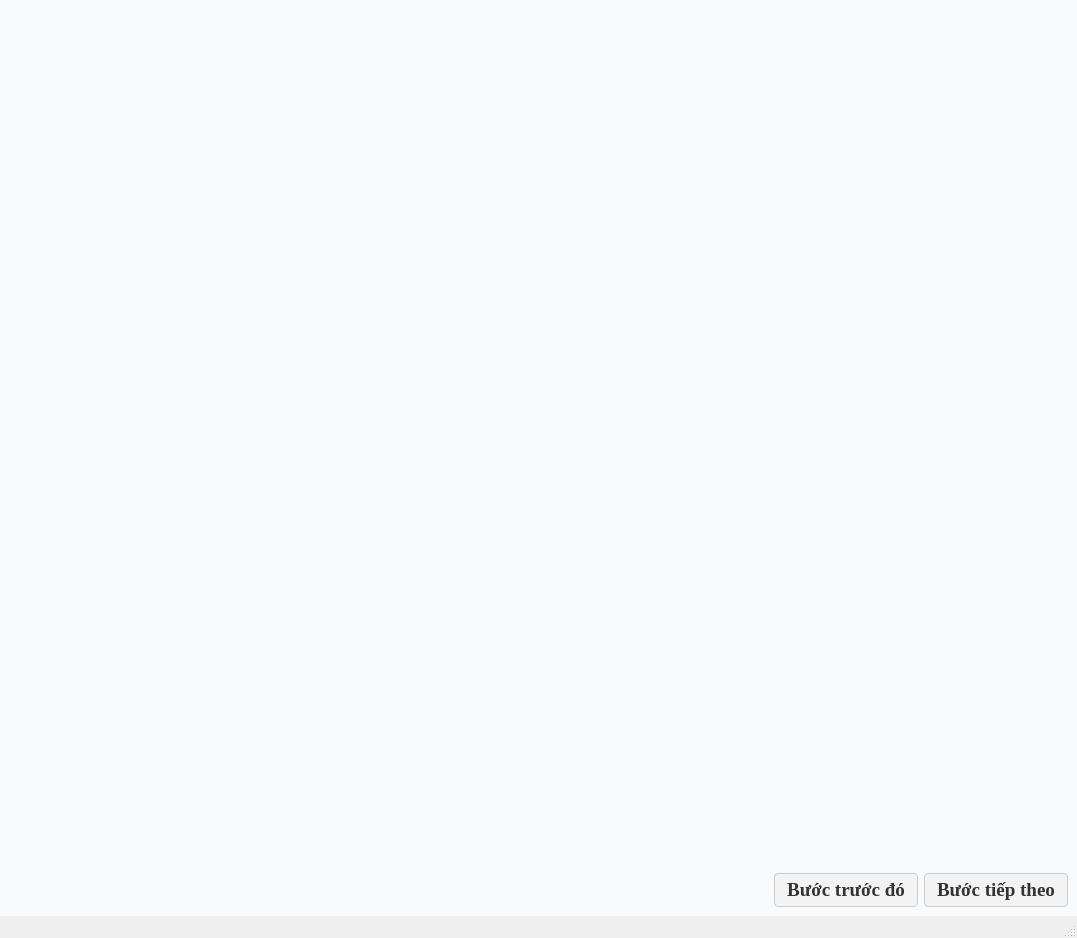
<?xml version="1.0" encoding="UTF-8"?>
<ui version="4.0">
 <class>WdShowImage</class>
 <widget class="QMainWindow" name="WdShowImage">
  <property name="geometry">
   <rect>
    <x>0</x>
    <y>0</y>
    <width>1077</width>
    <height>938</height>
   </rect>
  </property>
  <property name="windowTitle">
   <string>MainWindow</string>
  </property>
  <widget class="QWidget" name="centralwidget">
   <property name="styleSheet">
    <string notr="true">background-color: #f8fafc;</string>
   </property>
   <layout class="QVBoxLayout" name="verticalLayout">
    <item>
     <widget class="QCustomPlot" name="plot" native="true"/>
    </item>
    <item>
     <layout class="QHBoxLayout" name="horizontalLayout_2">
      <item>
       <spacer name="horizontalSpacer">
        <property name="orientation">
         <enum>Qt::Horizontal</enum>
        </property>
        <property name="sizeHint" stdset="0">
         <size>
          <width>40</width>
          <height>20</height>
         </size>
        </property>
       </spacer>
      </item>
      <item>
       <layout class="QHBoxLayout" name="horizontalLayout">
        <item>
         <widget class="QPushButton" name="btnPrev">
          <property name="minimumSize">
           <size>
            <width>60</width>
            <height>12</height>
           </size>
          </property>
          <property name="font">
           <font>
            <family>Tinos</family>
            <pointsize>14</pointsize>
            <bold>true</bold>
           </font>
          </property>
          <property name="styleSheet">
           <string notr="true">QPushButton {
    background-color: #F3F3F3; 
    color: #333333;            /* Chữ xám đậm */
    border: 1px solid #CCCCCC; /* Viền xám nhạt */
    border-radius: 4px;
    padding: 5px 12px;
}

QPushButton:hover {
    background-color: #E6E6E6;
    border: 1px solid #B3B3B3;
}

QPushButton:pressed {
    background-color: #CCCCCC;
}</string>
          </property>
          <property name="text">
           <string>Bước trước đó</string>
          </property>
          <property name="icon">
           <iconset resource="resource.qrc">
            <normaloff>:/new/prefix1/Pasted image (3).png</normaloff>:/new/prefix1/Pasted image (3).png</iconset>
          </property>
         </widget>
        </item>
        <item>
         <widget class="QPushButton" name="btnNext">
          <property name="font">
           <font>
            <family>Tinos</family>
            <pointsize>14</pointsize>
            <bold>true</bold>
           </font>
          </property>
          <property name="styleSheet">
           <string notr="true">QPushButton {
    background-color: #F3F3F3; 
    color: #333333;            /* Chữ xám đậm */
    border: 1px solid #CCCCCC; /* Viền xám nhạt */
    border-radius: 4px;
    padding: 5px 12px;
}

QPushButton:hover {
    background-color: #E6E6E6;
    border: 1px solid #B3B3B3;
}

QPushButton:pressed {
    background-color: #CCCCCC;
}</string>
          </property>
          <property name="text">
           <string>Bước tiếp theo</string>
          </property>
          <property name="icon">
           <iconset resource="resource.qrc">
            <normaloff>:/new/prefix1/Pasted image (4).png</normaloff>:/new/prefix1/Pasted image (4).png</iconset>
          </property>
         </widget>
        </item>
       </layout>
      </item>
     </layout>
    </item>
   </layout>
  </widget>
  <widget class="QMenuBar" name="menubar">
   <property name="geometry">
    <rect>
     <x>0</x>
     <y>0</y>
     <width>1077</width>
     <height>23</height>
    </rect>
   </property>
  </widget>
  <widget class="QStatusBar" name="statusbar"/>
 </widget>
 <customwidgets>
  <customwidget>
   <class>QCustomPlot</class>
   <extends>QWidget</extends>
   <header>qcustomplot.h</header>
   <container>1</container>
  </customwidget>
 </customwidgets>
 <resources>
  <include location="resource.qrc"/>
 </resources>
 <connections/>
</ui>
